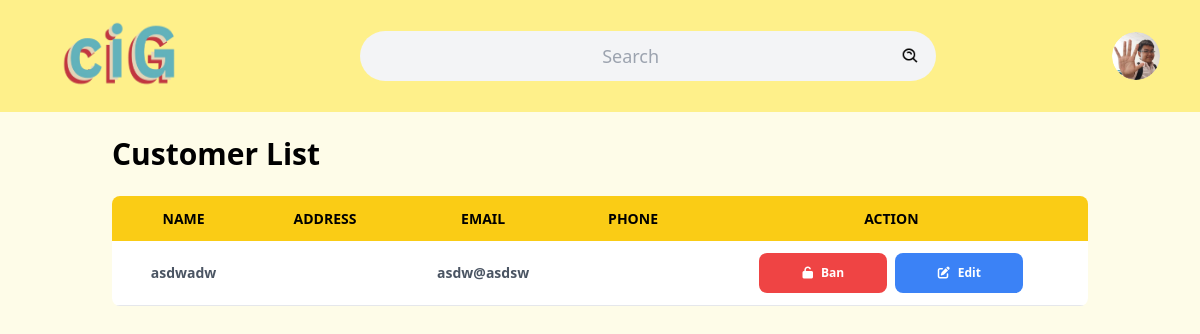
/atmin/usercontroller.php, run on an earlier commit of the app's database.
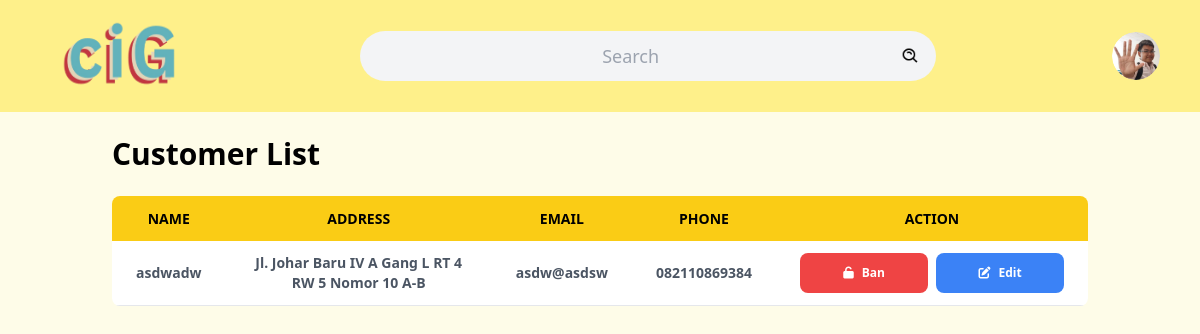
And on a later commit of the database.
### tables this page shows
CREATE TABLE IF NOT EXISTS `userdata` (
  `ID_user` int NOT NULL AUTO_INCREMENT,
  `Username` varchar(500) NOT NULL,
  `Email` varchar(500) NOT NULL,
  `Password` varchar(500) NOT NULL,
  `gender` enum('Rather not say','Female','Male') NOT NULL DEFAULT 'Rather not say',
  `fotouser` varchar(255) NOT NULL DEFAULT 'pfp.png',
  `status` enum('active','blocked') NOT NULL DEFAULT 'active',
  `address` varchar(255) NOT NULL,
  `fullname` varchar(50) NOT NULL,
  `phone` varchar(20) NOT NULL,
  PRIMARY KEY (`ID_user`),
  UNIQUE KEY `Username` (`Username`),
  UNIQUE KEY `Email` (`Email`)
);

### atmin/usercontroller.php (the view, shortened to what this page needs)
<?php
require '../public/sess.php';
$userQ = "SELECT * FROM userdata WHERE Username != 'admin'";
$resU = $conn->query($userQ);
?>
<!DOCTYPE html>
<html lang="en">
<head>
    <link rel="stylesheet" href="../public/css/style12.css">
    <link rel="stylesheet" href="https://cdnjs.cloudflare.com/ajax/libs/font-awesome/6.5.1/css/all.min.css" />
</head>
<body class="font-sans bg-yellow-50">
    <header class="sticky top-0 z-50 flex items-center justify-between p-4 bg-yellow-200">
        <a href="./admindash.php"><img src="../public/photo/ciG.png" alt="ciGCentral" class="w-32 h-20 ml-10"></a>
        <div class="relative flex items-center w-3/4 max-w-xl p-2 mx-auto bg-gray-100 rounded-full">
            <form action="" class="flex items-center w-full">
                <input type="text" name="search" value="<?php if (isset($_GET['search'])) {
                    echo $_GET['search'];
                } ?>" placeholder="Search" class="w-full text-lg text-center bg-transparent outline-none">
                <button type="submit" class="p-2"><img src="../public/photo/search.png" width="20" height="20"
                        alt="Search"></button>
            </form>
        </div>
        <div class="flex items-center mr-6 space-x-6">
            <div class="relative">
                <img src="../public/photouser/pfp.png" class="w-12 h-12 rounded-full cursor-pointer" alt="User profile"
                    id="profileIcon">
            </div>
        </div>
    </header>
    <div class="container px-6 py-6 mx-auto">
        <h2 class="mb-6 text-3xl font-bold text-black">Customer List</h2>
        <div class="overflow-hidden rounded-lg">
            <table class="min-w-full bg-white" id="customerTable">
                <thead class="text-sm leading-normal text-black uppercase bg-yellow-400">
                    <tr>
                        <th class="px-6 py-3 text-center">Name</th>
                        <th class="px-6 py-3 text-center">Address</th>
                        <th class="px-6 py-3 text-center">Email</th>
                        <th class="px-6 py-3 text-center">Phone</th>
                        <th class="px-6 py-3 text-center">Action</th>
                    </tr>
                </thead>
                <tbody class="text-sm font-light text-gray-600">
                    <?php
                    while ($rowU = $resU->fetch_assoc()) {
                        ?>
                        <tr class="border-b hover:bg-gray-50">
                            <td class="px-6 py-3 font-bold text-center"><?php echo $rowU['Username']; ?></td>
                            <td class="px-6 py-3 font-bold text-center"><?php echo $rowU['address']; ?></td>
                            <td class="px-6 py-3 font-bold text-center"><?php echo htmlspecialchars($rowU['Email']); ?></td>
                            <td class="px-6 py-3 font-bold text-center"><?php echo htmlspecialchars($rowU['phone']); ?></td>
                            <td class="px-6 py-3 space-x-2 font-bold text-center">
                                <div class="flex justify-center space-x-2">
                                    <button onclick="toggleButton(this)"
                                        class="flex items-center justify-center w-32 h-10 space-x-2 text-xs font-bold <?php echo $rowU['status'] === 'active' ? 'text-white bg-red-500 hover:bg-red-600' : 'text-teal-700 bg-teal-200 hover:bg-teal-300'; ?> rounded-lg toggle-btn"
                                        id="banButton" data-username="<?php echo $rowU['Username']; ?>">
                                        <i
                                            class="fa-solid <?php echo $rowU['status'] == 'active' ? 'fa-unlock' : 'fa-lock'; ?>"></i>
                                        <span><?php echo $rowU['status'] == 'active' ? 'Ban' : 'Unban'; ?></span>
                                    </button>
                                    <button onclick="editRow(this)"
                                        class="flex items-center justify-center w-32 h-10 space-x-2 text-xs font-bold text-white bg-blue-500 rounded-lg hover:bg-blue-600">
                                        <i class="fas fa-edit"></i> <span>Edit</span>
                                    </button>
                                </div>
                            </td>
                        </tr>
                    <?php } ?>
                </tbody>
            </table>
        </div>
    </div>
</body>
</html>

What changed in the data, as far as the page shows it:
changed userdata "asdwadw": address (not shown) → "Jl. Johar Baru IV A Gang L RT 4 RW 5 Nomor 10 A-B"; phone (not shown) → "082110869384"
